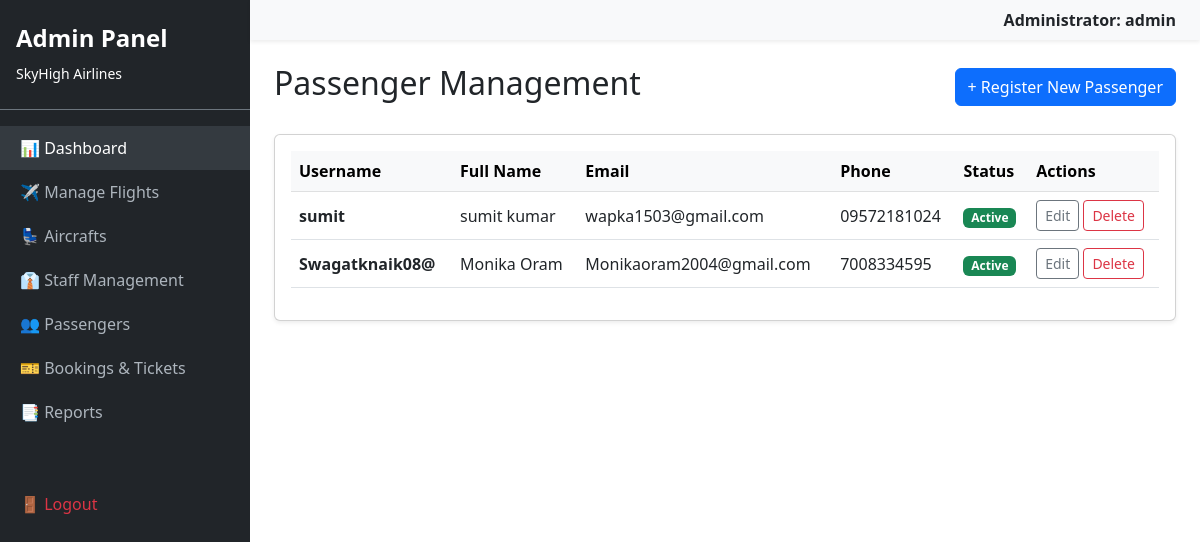
The page /dashboard/admin/passengers/ (signed in) on the database its author committed.
### core/models.py (models this page shows)
class User(AbstractUser):
    IS_CUSTOMER = 'customer'
    IS_STAFF = 'staff'
    IS_ADMIN = 'admin'
    ROLE_CHOICES = [
        (IS_CUSTOMER, 'Passenger'),
        (IS_STAFF, 'Airline Staff'),
        (IS_ADMIN, 'Administrator'),
    ]
    role = models.CharField(max_length=20, choices=ROLE_CHOICES, default=IS_CUSTOMER)
    phone_number = models.CharField(max_length=15, blank=True) # [cite: 31]

### core/views.py (the view)
# urls.py: path('dashboard/admin/passengers/', views.admin_passenger_list, name='admin_passenger_list'),
@user_passes_test(is_admin, login_url='login')
def admin_passenger_list(request):
    passengers = User.objects.filter(role=User.IS_CUSTOMER).exclude(is_superuser=True).exclude(is_staff=True)
    return render(request, 'custom_admin/passenger_list.html', {'passengers': passengers})

### core/views.py (called while the page is built)
def is_admin(user):
    return user.is_authenticated and (user.is_superuser or user.role == User.IS_ADMIN)

### core/templates/custom_admin/passenger_list.html
{% extends 'base_admin.html' %}
{% block content %}
<div class="d-flex justify-content-between align-items-center mb-4">
    <h2>Passenger Management</h2>
    <a href="{% url 'admin_passenger_add' %}" class="btn btn-primary">+ Register New Passenger</a>
</div>
<div class="card shadow-sm">
    <div class="card-body">
        <div class="table-responsive">
            <table class="table table-hover align-middle">
                <thead class="table-light">
                    <tr>
                        <th>Username</th>
                        <th>Full Name</th>
                        <th>Email</th>
                        <th>Phone</th>
                        <th>Status</th>
                        <th>Actions</th>
                    </tr>
                </thead>
                <tbody>
                    {% for p in passengers %}
                    <tr>
                        <td class="fw-bold">{{ p.username }}</td>
                        <td>{{ p.get_full_name }}</td>
                        <td>{{ p.email }}</td>
                        <td>{{ p.phone_number }}</td>
                        <td>
                            {% if p.is_active %}
                                <span class="badge bg-success">Active</span>
                            {% else %}
                                <span class="badge bg-secondary">Inactive</span>
                            {% endif %}
                        </td>
                        <td>
                            <a href="{% url 'admin_passenger_edit' p.id %}" class="btn btn-sm btn-outline-secondary">Edit</a>
                            <a href="{% url 'admin_passenger_delete' p.id %}" class="btn btn-sm btn-outline-danger">Delete</a>
                        </td>
                    </tr>
                    {% empty %}
                    <tr>
                        <td colspan="6" class="text-center py-4 text-muted">No passengers registered yet.</td>
                    </tr>
                    {% endfor %}
                </tbody>
            </table>
        </div>
    </div>
</div>
{% endblock %}

### core/templates/base_admin.html (shortened to what this page needs)
<!DOCTYPE html>
<html lang="en">
<head>
    <link href="https://cdn.jsdelivr.net/npm/bootstrap@5.3.0/dist/css/bootstrap.min.css" rel="stylesheet">
</head>
<body>
    <div class="d-flex">
        <div class="sidebar" id="sidebar">
            <div class="py-4 px-3 mb-3 border-bottom border-secondary">
                <h4 class="fw-bold">Admin Panel</h4>
                <small>SkyHigh Airlines</small>
            </div>
            <ul class="nav flex-column">
                <li class="nav-item"><a href="{% url 'admin_dashboard' %}" class="nav-link active">📊 Dashboard</a></li>
                <li class="nav-item"><a href="{% url 'admin_flight_list' %}" class="nav-link">✈️ Manage Flights</a></li>
                <li class="nav-item"><a href="{% url 'admin_aircraft_list' %}" class="nav-link">💺 Aircrafts</a></li>
                <li class="nav-item"><a href="{% url 'admin_staff_list' %}" class="nav-link">👔 Staff Management</a></li>
                <li class="nav-item"><a href="{% url 'admin_passenger_list' %}" class="nav-link">👥 Passengers</a></li>
                <li class="nav-item"><a href="{% url 'admin_reservation_list' %}" class="nav-link">🎫 Bookings & Tickets</a></li>
                <li class="nav-item"><a href="#" class="nav-link">📑 Reports</a></li>
                <li class="nav-item mt-5"><a href="{% url 'logout' %}" class="nav-link text-danger">🚪 Logout</a></li>
            </ul>
        </div>
        <div class="content">
            <nav class="navbar navbar-light bg-light shadow-sm px-4">
                <span class="ms-auto fw-bold">Administrator: {{ user.username }}</span>
            </nav>
            <div class="container-fluid p-4">
                {% block content %}{% endblock %}
            </div>
        </div>
    </div>
</body>
</html>

### core/templates/base_admin.html (style rules this page uses)
body { overflow-x: hidden; }
.sidebar { min-height: 100vh; width: 250px; background-color: #212529; color: white; position: fixed; transition: margin 0.3s; }
.sidebar .nav-link { color: #adb5bd; padding: 10px 20px; }
.sidebar .nav-link:hover, .sidebar .nav-link.active { color: white; background-color: #343a40; }
.content { margin-left: 250px; transition: margin 0.3s; width: 100%; }

### rows shown on the page
User: username "admin"
User: username "sumit", get_full_name "sumit kumar", email "wapka1503@gmail.com", phone_number "09572181024", is_active "Active"
User: username "Swagatknaik08@", get_full_name "Monika Oram", email "Monikaoram2004@gmail.com", phone_number "7008334595", is_active "Active"
